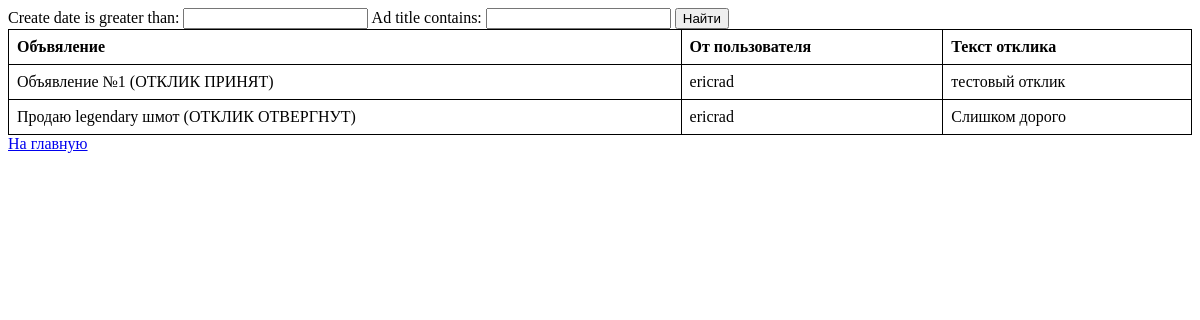
Page /my_responses/ (signed in) on the committed database.
### ads/models.py (models this page shows, shortened)
class Response(models.Model):
    ad = models.ForeignKey(Ad, on_delete=models.CASCADE, default=0)
    person = models.ForeignKey(Person, on_delete=models.CASCADE)
    text = models.TextField()
    create_date = models.DateTimeField(auto_now_add=True)
    accepted = models.BooleanField(default=False)
    deleted = models.BooleanField(default=False)

class Ad(models.Model):
    author = models.ForeignKey(Person, on_delete=models.CASCADE)
    create_date = models.DateTimeField(auto_now_add=True)
    category = models.ManyToManyField(Category, through='AdCategory')
    title = models.CharField(max_length=255, default='')
    text = models.TextField()

class Person(models.Model):
    user = models.OneToOneField(User, on_delete=models.CASCADE)

### ads/views.py (the view)
# urls.py: path('my_responses/', MyResponsesListView.as_view(), name='my_responses'),
class MyResponsesListView(LoginRequiredMixin, ListView):
    model = Response
    template_name = 'my_responses.html'
    context_object_name = 'my_responses'
    ordering = ['-create_date']
    paginate_by = 2
    def get_queryset(self):
        current_user = self.request.user.id
        queryset = Response.objects.filter(ad__author=current_user)
        return queryset
    def get_context_data(self, **kwargs):
        context = super().get_context_data(**kwargs)
        context['filter'] = MyResponsesFilter(self.request.GET, queryset=self.get_queryset())
        return context

### ads/templates/my_responses.html (shortened to what this page needs)
{% extends 'flatpages/default.html' %}
{% block content %}
<form method="GET">
    {{ filter.form }}
    <input type="submit" value="Найти">
</form>
<table>
    <thead>
        <tr>
            <th>Объвяление</th>
            <th>От пользователя</th>
            <th>Текст отклика</th>
        </tr>
    </thead>
    <tbody>
        {% for resp in filter.qs %}
        <tr>
            <td>
                {{ resp.ad.title }}
                {% if not resp.accepted and not resp.deleted %}
                    <button> <a href="/accept_response/?resp_id={{ resp.id }}">Принять отклик</a> </button>
                    <button> <a href="/delete_response/?resp_id={{ resp.id }}">Удалить отклик</a> </button>
                {% elif resp.deleted %}
                  (ОТКЛИК ОТВЕРГНУТ)
                {% else %}
                  (ОТКЛИК ПРИНЯТ)
                {% endif %}
            </td>
            <td>{{ resp.person.user.username }}</td>
            <td>{{ resp.text }}</td>
        </tr>
        {% endfor %}
    </tbody>
</table>
<a href="{% url 'ads' %}">На главную</a>
{% endblock content %}

### ads/templates/my_responses.html (style rules this page uses)
table { width: 100%; border-collapse: collapse; }
th, td { padding: 8px; text-align: left; vertical-align: top; border: 1px solid black; }
th { font-weight: bold; }

### rows in the picture
Response: ad "Объявление №1", accepted "(ОТКЛИК ПРИНЯТ)", person.user.username "ericrad", text "тестовый отклик"
Response: ad "Продаю legendary шмот", accepted "(ОТКЛИК ОТВЕРГНУТ)", person.user.username "ericrad", text "Слишком дорого"
